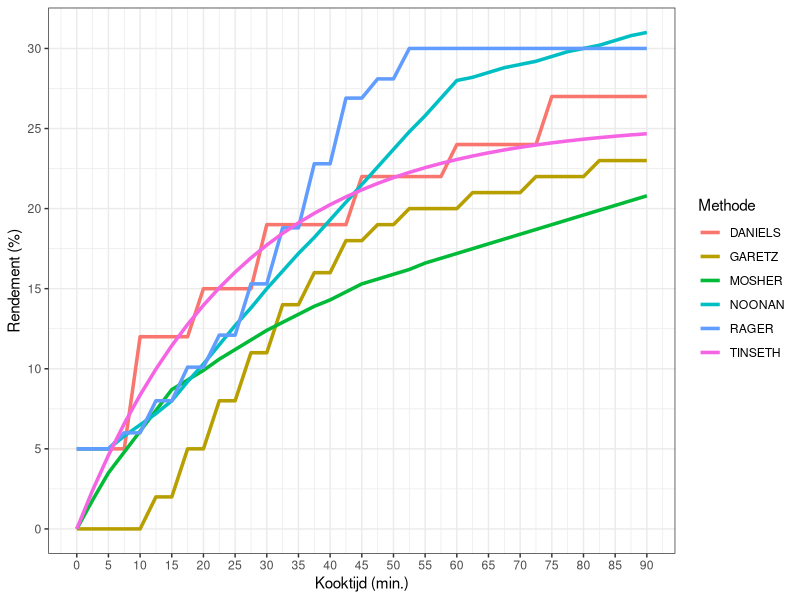

This figure's R source:
## ---- chunk 1
knitr::opts_chunk$set(echo = FALSE)
suppressMessages(library(ggplot2))
suppressMessages(library(tidyr))
suppressMessages(library(kableExtra))
## ---- chunk 2
hrkt <- read.csv(file = "utilizationrate-boiltime.csv")
hrkt %>% 
  kbl(caption = "Rendement als functie van de kooktijd (min.)") %>% 
  kable_styling(font_size = 12, bootstrap_options = "condensed") %>% 
  scroll_box(height = "400px")
## ---- chunk 3
# Structureren data
hrkt <- hrkt %>% 
  pivot_longer(-Boiltime, names_to = "Methode", values_to = "Rendement")

ggplot(data = hrkt, aes(x = Boiltime, y = Rendement, color = Methode)) + 
  geom_line(size = 1.2) + theme_bw() +
	labs(x = "Kooktijd (min.)", y = "Rendement (%)") +
	scale_x_continuous(breaks = seq(0, 90, 5)) + scale_y_continuous(breaks = seq(0, 35, 5))
